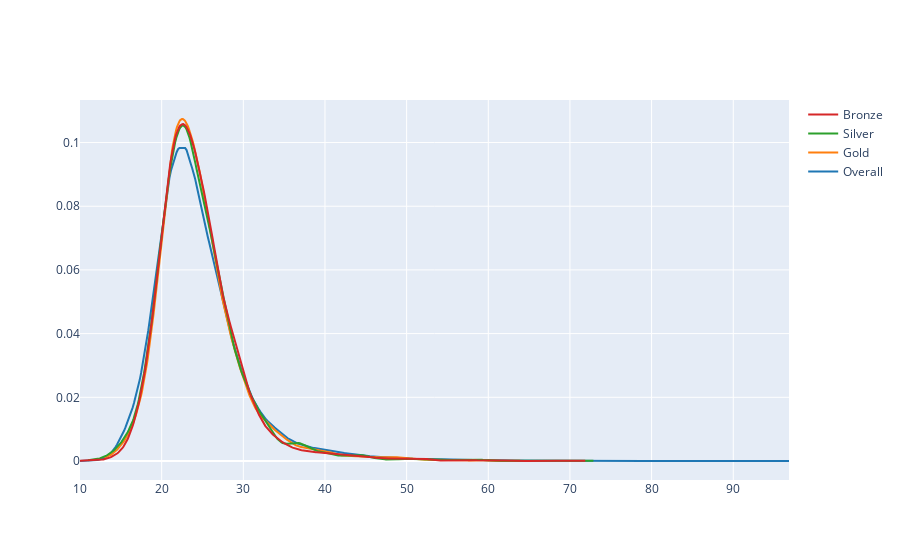

Write notebook code for a chart like this one.
### Code cell
fig=ff.create_distplot([x1,x2,x3,x4],['Overall','Gold','Silver','Bronze'],show_hist=False,show_rug=False)
fig.show()

### Figure 1 — Plotly figure (JSON) as saved in the notebook; plotly's stock layout.template omitted (floating-point values rounded to 4 significant figures; data arrays with more than 128 entries replaced by an {"elided": "..."} marker saying what was removed)
{"data": [{"legendgroup": "Overall", "marker": {"color": "rgb(31, 119, 180)"}, "mode": "lines", "name": "Overall", "showlegend": true, "type": "scatter", "x": {"elided": "500 float values"}, "xaxis": "x", "y": {"elided": "500 float values"}, "yaxis": "y"}, {"legendgroup": "Gold", "marker": {"color": "rgb(255, 127, 14)"}, "mode": "lines", "name": "Gold", "showlegend": true, "type": "scatter", "x": {"elided": "500 float values"}, "xaxis": "x", "y": {"elided": "500 float values"}, "yaxis": "y"}, {"legendgroup": "Silver", "marker": {"color": "rgb(44, 160, 44)"}, "mode": "lines", "name": "Silver", "showlegend": true, "type": "scatter", "x": {"elided": "500 float values"}, "xaxis": "x", "y": {"elided": "500 float values"}, "yaxis": "y"}, {"legendgroup": "Bronze", "marker": {"color": "rgb(214, 39, 40)"}, "mode": "lines", "name": "Bronze", "showlegend": true, "type": "scatter", "x": {"elided": "500 float values"}, "xaxis": "x", "y": {"elided": "500 float values"}, "yaxis": "y"}], "layout": {"autosize": true, "barmode": "overlay", "hovermode": "closest", "legend": {"traceorder": "reversed"}, "xaxis": {"anchor": "y2", "autorange": true, "domain": [0, 1], "range": [10, 96.83], "type": "linear", "zeroline": false}, "yaxis": {"anchor": "free", "autorange": true, "domain": [0, 1], "position": 0, "range": [-0.005966, 0.1134], "type": "linear"}}}
